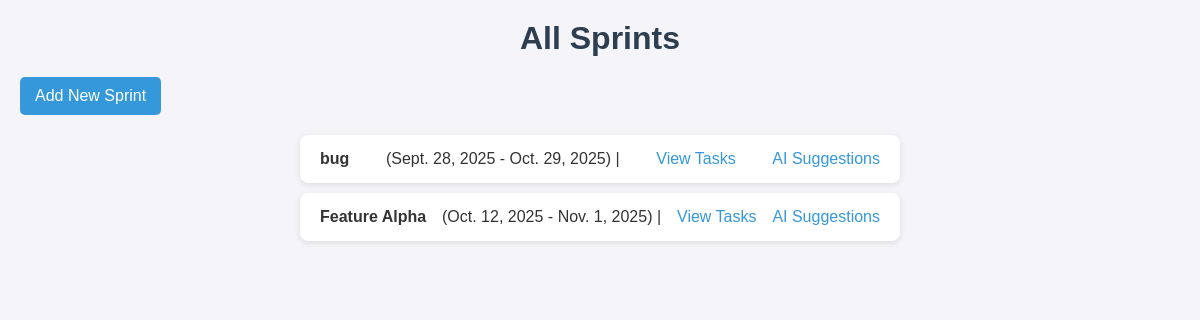
The app's page /, older data.
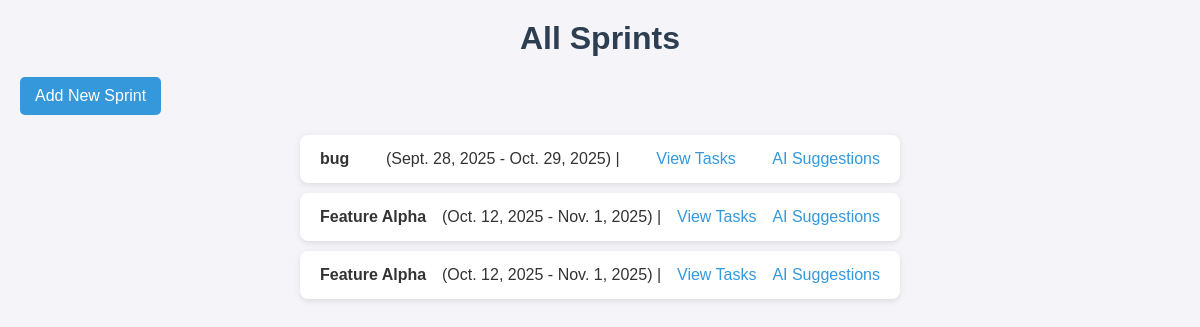
The same page, newer data.
### taskplannerapp/models.py (models this page shows, shortened)
class Sprint(models.Model):
    name = models.CharField(max_length=255)
    description = models.TextField(blank=True)
    start_date = models.DateField(null=True, blank=True)
    end_date = models.DateField(null=True, blank=True)
    created_by = models.ForeignKey(User, on_delete=models.CASCADE, related_name='sprints')
    created_at = models.DateTimeField(auto_now_add=True)

### taskplannerapp/views.py (the view)
# urls.py: path('', views.sprint_list, name='sprint_list'),
def sprint_list(request):
    sprints = Sprint.objects.all()
    return render(request, 'sprints.html', {'sprints': sprints})

### Templates/sprints.html (shortened to what this page needs)
{% load static %}
<!DOCTYPE html>
<html lang="en">
<head>
    <link rel="stylesheet" href="{% static 'sprints.css' %}">
</head>
<body>
    <h1>All Sprints</h1>
    <a href="{% url 'add_sprint' %}">Add New Sprint</a>
    <ul>
        {% for sprint in sprints %}
            <li>
                <strong>{{ sprint.name }}</strong>
                ({{ sprint.start_date }} - {{ sprint.end_date }})
                | <a href="{% url 'task_list' sprint.id %}">View Tasks</a>
                 <a href="{% url 'ai_suggestions' sprint.id %}">AI Suggestions</a>
            </li>
        {% empty %}
            <li>No sprints available.</li>
        {% endfor %}
    </ul>
</body>
</html>

Row changes from the older to the newer data that the page shows:
added Sprint: name "Feature Alpha", start_date "Oct. 12, 2025", end_date "Nov. 1, 2025"
